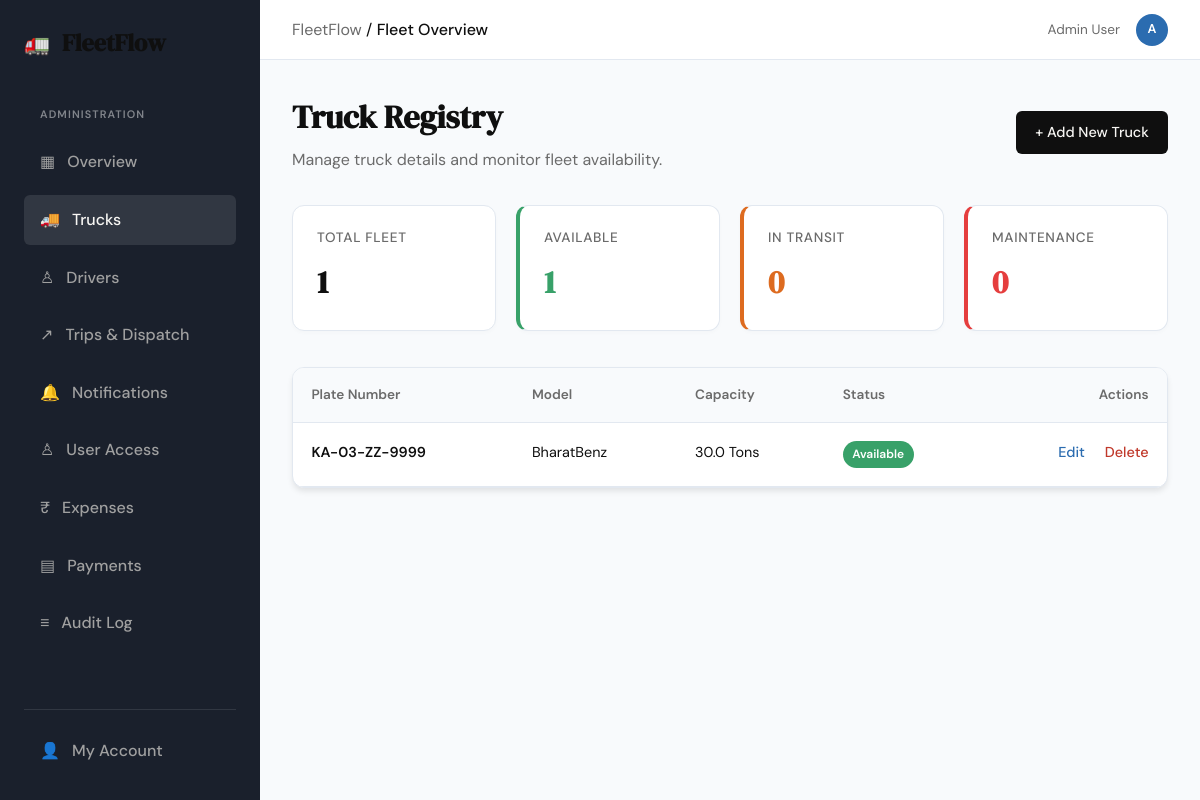
The page /trucks (signed in) on the database as committed earlier.
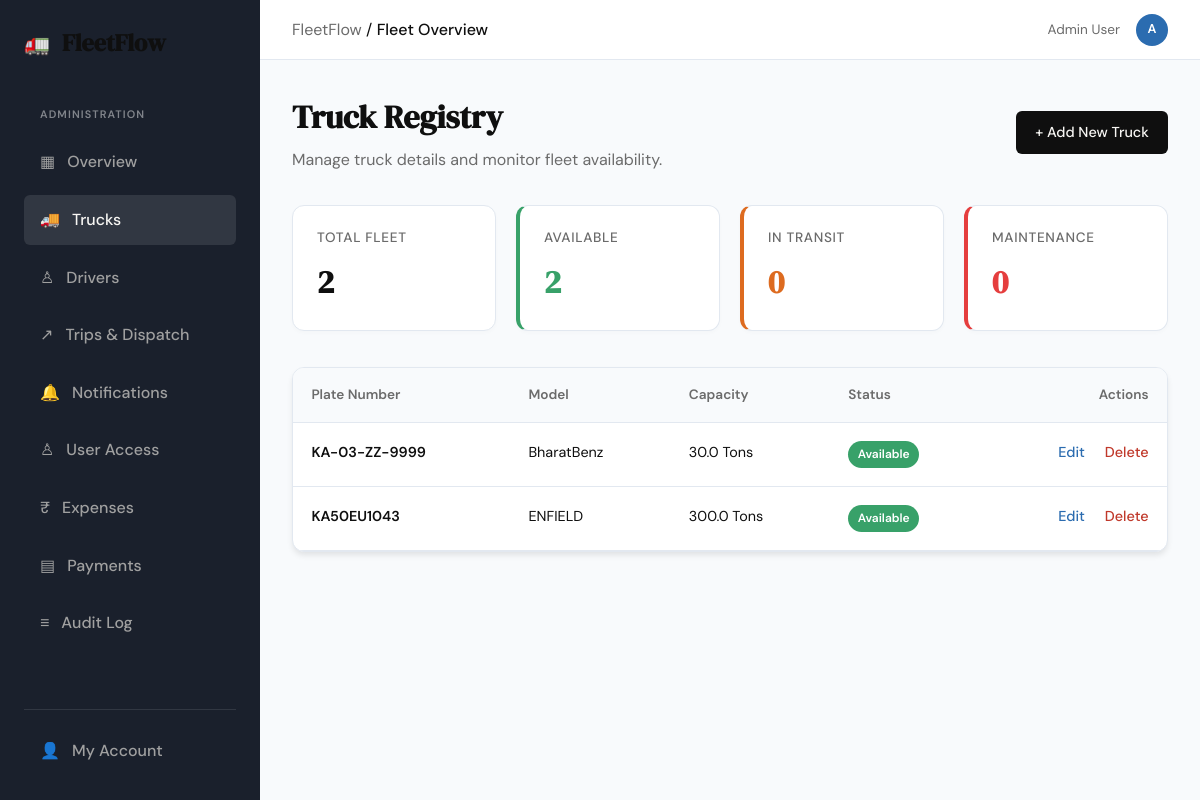
The same page on the database as committed later.
### tables this page shows
CREATE TABLE users (
                user_id INTEGER PRIMARY KEY AUTOINCREMENT,
                email TEXT NOT NULL UNIQUE,
                password TEXT NOT NULL,
                is_approved BOOLEAN DEFAULT 0,
                role TEXT CHECK(role IN ('Admin', 'User')) DEFAULT 'User',
                created_at DATETIME DEFAULT CURRENT_TIMESTAMP
            , full_name TEXT, is_rejected BOOLEAN NOT NULL DEFAULT 0, is_terminated BOOLEAN NOT NULL DEFAULT 0, terminated_at DATETIME, job_role TEXT NOT NULL DEFAULT 'User', requested_role TEXT NOT NULL DEFAULT 'User', driver_id INTEGER REFERENCES drivers(driver_id));

CREATE TABLE trucks (
                truck_id INTEGER PRIMARY KEY AUTOINCREMENT,
                registration_number TEXT NOT NULL UNIQUE,
                model TEXT NOT NULL,
                year INTEGER NOT NULL,
                capacity_tons REAL,
                status TEXT CHECK(status IN ('Available', 'In Trip', 'Maintenance')) DEFAULT 'Available',
                last_service_date DATE
            , owner_user_id INTEGER REFERENCES users(user_id));

### app.py (the view)
@app.route("/trucks")
@access_required
def trucks():
    if not _is_admin_user():
        abort(403)
    session.setdefault("csrf_token", secrets.token_urlsafe(32))
    is_admin = _is_admin_user()
    conn = get_db()
    trucks = conn.execute(
        "SELECT * FROM trucks ORDER BY registration_number"
    ).fetchall()
    truck_status_counts = {"Available": 0, "In Trip": 0, "Maintenance": 0}
    for truck in trucks:
        if truck["status"] in truck_status_counts:
            truck_status_counts[truck["status"]] += 1
    total_trucks = len(trucks)
    available_trucks = truck_status_counts["Available"]
    in_trip_trucks = truck_status_counts["In Trip"]
    maint_trucks = truck_status_counts["Maintenance"]
    conn.close()
    return render_template("trucks.html",
                           trucks=trucks,
                           total_trucks=total_trucks,
                           available_trucks=available_trucks,
                           in_trip_trucks=in_trip_trucks,
                           maint_trucks=maint_trucks,
                           is_admin=is_admin,
                           block_content='dashboard')

### app.py (called while the page is built, shortened)
def _is_admin_user():
    return bool(session.get("is_admin") or session.get("role") == "Admin")

def _record_owner_filter(alias, owner_column="owner_user_id"):
    if session.get("email", "").lower() == SUPER_ADMIN_EMAIL.lower():
        return "1 = 1", []

@app.context_processor
def inject_admin_notification_count():
    if not (session.get("is_admin") or session.get("role") == "Admin"):
        return {"admin_notification_count": 0}
    conn = get_db()
    try:
        counts = _count_admin_notifications(conn)
    finally:
        conn.close()
    return {"admin_notification_count": sum(counts.values())}

### controller/access_controller.py (called while the page is built)
    def is_authorized(self, user_id):
        user = self.db.execute(
            "SELECT is_approved, is_rejected, is_terminated FROM users WHERE user_id = ?",
            (user_id,)
        ).fetchone()
        return (
            user
            and user['is_approved'] == 1
            and not user['is_rejected']
            and not user['is_terminated']
        )

    def is_terminated(self, user_id):
        user = self.db.execute(
            "SELECT is_terminated FROM users WHERE user_id = ?", (user_id,)
        ).fetchone()
        return bool(user and user['is_terminated'])

### database/db.py (called while the page is built)
def get_db():
    conn = sqlite3.connect(DATABASE_PATH)
    conn.row_factory = sqlite3.Row
    conn.execute("PRAGMA foreign_keys = ON")
    return conn

### templates/trucks.html (shortened to what this page needs)
{% extends "base.html" %}
{% block breadcrumb %}Fleet Overview{% endblock %}
{% block content_dashboard %}
<div class="dashboard-page">
    <div class="panel-header" style="display: flex; justify-content: space-between; align-items: center; margin-bottom: 2rem;">
        <div>
            <h1 style="font-family: var(--font-display); font-size: 2rem; color: var(--ink); margin: 0;">{{ 'Truck Registry' if is_admin else 'Fleet View' }}</h1>
            <p style="color: var(--ink-muted); margin-top: 0.25rem;">{{ 'Manage truck details and monitor fleet availability.' if is_admin else 'View truck details and availability.' }}</p>
        </div>
        {% if is_admin %}
        <a href="{{ url_for('add_truck') }}" class="btn-primary" style="padding: 0.6rem 1.2rem; font-size: 0.9rem;">+ Add New Truck</a>
        {% endif %}
    </div>
    <div class="stats-grid">
        <div class="stat-tile">
            <span class="stat-label">Total Fleet</span>
            <span class="stat-value">{{ total_trucks }}</span>
        </div>
        <div class="stat-tile" style="border-left: 4px solid var(--status-available);">
            <span class="stat-label">Available</span>
            <span class="stat-value" style="color: var(--status-available);">{{ available_trucks }}</span>
        </div>
        <div class="stat-tile" style="border-left: 4px solid var(--status-trip);">
            <span class="stat-label">In Transit</span>
            <span class="stat-value" style="color: var(--status-trip);">{{ in_trip_trucks }}</span>
        </div>
        <div class="stat-tile" style="border-left: 4px solid var(--status-maint);">
            <span class="stat-label">Maintenance</span>
            <span class="stat-value" style="color: var(--status-maint);">{{ maint_trucks }}</span>
        </div>
    </div>
    <div class="table-container" style="margin-top: 2rem;">
        <table class="fleet-table">
            <thead>
                <tr>
                    <th>Plate Number</th>
                    <th>Model</th>
                    <th>Capacity</th>
                    <th>Status</th>
                    {% if is_admin %}<th style="text-align: right;">Actions</th>{% endif %}
                </tr>
            </thead>
            <tbody>
                {% for truck in trucks %}
                <tr>
                    <td style="font-weight: 600;">{{ truck.registration_number }}</td>
                    <td>{{ truck.model }}</td>
                    <td>{{ truck.capacity_tons }} Tons</td>
                    <td>
                        <span class="status-badge {% if truck.status == 'Available' %}badge-available{% elif truck.status == 'In Trip' %}badge-trip{% else %}badge-maint{% endif %}">
                            {{ truck.status }}
                        </span>
                    </td>
                    {% if is_admin %}
                    <td style="text-align: right;">
                        <a href="{{ url_for('edit_truck', id=truck.truck_id) }}" style="color: var(--industry-blue); font-weight: 500; margin-right: 1rem;">Edit</a>
                        <form action="{{ url_for('delete_truck', id=truck.truck_id) }}" method="POST" style="display: inline;" onsubmit="return confirm('Delete truck {{ truck.registration_number }}?');">
                            <button type="submit" class="link-button danger-link">Delete</button>
                        </form>
                    </td>
                    {% endif %}
                </tr>
                {% endfor %}
            </tbody>
        </table>
    </div>
</div>
{% endblock %}

### templates/base.html (shortened to what this page needs)
<!DOCTYPE html>
<html lang="en">
<head>
    <link rel="stylesheet" href="{{ url_for('static', filename='css/style.css') }}">
</head>
<body class="{{ 'dashboard-body' if block_content == 'dashboard' else '' }}">
    {% if block_content == 'dashboard' %}
    <div class="dashboard-layout">
        <aside class="sidebar">
            <div class="sidebar-header">
                <span class="brand-icon">🚛</span>
                <span class="brand-name">FleetFlow</span>
            </div>
            <nav class="sidebar-nav">
                {% if session.get('is_admin') or session.get('role') == 'Admin' %}
                <span class="nav-section-label">Administration</span>
                <a href="{{ url_for('admin_dashboard') }}" class="nav-item{% if request.endpoint == 'admin_dashboard' %} active{% endif %}"><span>▦</span> Overview</a>
                <a href="{{ url_for('trucks') }}" class="nav-item{% if request.endpoint in ('trucks', 'add_truck', 'edit_truck', 'delete_truck') %} active{% endif %}"><span>🚚</span> Trucks</a>
                <a href="{{ url_for('drivers') }}" class="nav-item{% if request.endpoint in ('drivers', 'add_driver', 'edit_driver', 'upload_driver_document', 'download_driver_document') %} active{% endif %}"><span>♙</span> Drivers</a>
                <a href="{{ url_for('trips') }}" class="nav-item{% if request.endpoint in ('trips', 'create_trip', 'update_trip_status', 'update_trip_freight', 'record_trip_payment') %} active{% endif %}"><span>↗</span> Trips & Dispatch</a>
                <a href="{{ url_for('admin_notifications') }}" class="nav-item{% if request.endpoint in ('admin_notifications', 'admin_notification_count') %} active{% endif %}">
                    <span>🔔</span> Notifications
                </a>
                <a href="{{ url_for('admin_users') }}" class="nav-item{% if request.endpoint in ('admin_users', 'approve_user', 'reject_user') %} active{% endif %}"><span>♙</span> User Access</a>
                <a href="{{ url_for('expenses') }}" class="nav-item{% if request.endpoint in ('expenses', 'review_expense', 'correct_expense_amount') %} active{% endif %}"><span>₹</span> Expenses</a>
                <a href="{{ url_for('payments') }}" class="nav-item{% if request.endpoint in ('payments', 'correct_payment_amount') %} active{% endif %}"><span>▤</span> Payments</a>
                <a href="{{ url_for('admin_audit') }}" class="nav-item{% if request.endpoint == 'admin_audit' %} active{% endif %}"><span>≡</span> Audit Log</a>
                {% endif %}
            </nav>
            <div class="sidebar-footer">
                <a href="{{ url_for('account') }}" class="nav-item{% if request.endpoint == 'account' %} active{% endif %}"><span>👤</span> My Account</a>
            </div>
        </aside>
        <div class="app-container">
            <nav class="top-bar">
                <div class="breadcrumbs">
                    <span style="color: var(--ink-muted);">FleetFlow</span> /
                    <span style="color: var(--ink); font-weight: 500;">{% block breadcrumb %}Dashboard{% endblock %}</span>
                </div>
                <div class="user-profile" style="display: flex; align-items: center; gap: 1rem;">
                    {% set profile_name = session.get('full_name') or session.get('email', 'Account') %}
                    <span style="font-size: 0.85rem; color: var(--ink-muted);">{{ profile_name }}</span>
                    <div aria-label="{{ profile_name }}" title="{{ profile_name }}" style="width: 32px; height: 32px; border-radius: 50%; background: var(--industry-blue); color: white; display: flex; align-items: center; justify-content: center; font-size: 0.8rem; font-weight: 600;">{{ session.get('avatar_initials') or profile_name[:1]|upper }}</div>
                </div>
            </nav>
            <main class="main-content" style="padding: 2rem;">
                {% block content_dashboard %}{% endblock %}
            </main>
        </div>
    </div>
    {% endif %}
</body>
</html>

Rows that differ between the two databases and show on the page:
added trucks: registration_number "KA50EU1043", model "ENFIELD", capacity_tons "300.0", status "Available"
Other text that changed with them:
{{ total_trucks }}: "1" → "2"
{{ available_trucks }}: "1" → "2"
